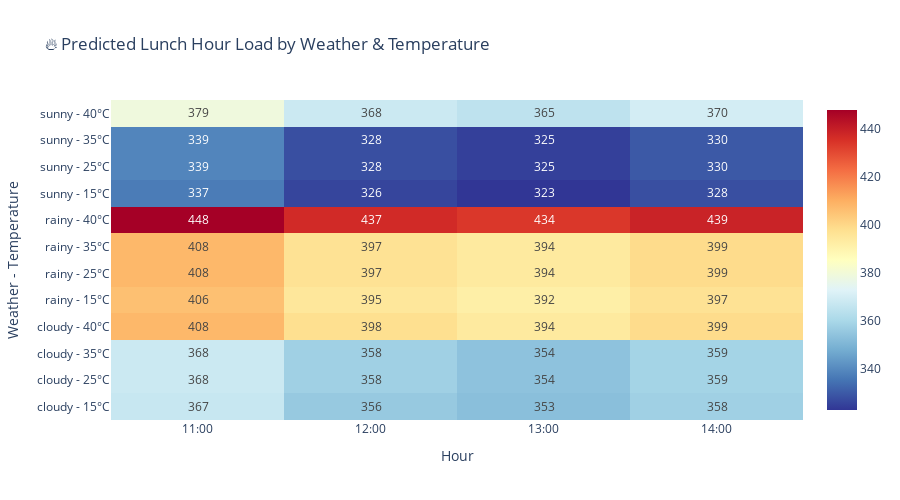

The cell this chart's notebook holds for it:
### Code cell
# Predict tomorrow's lunch hour loads for different weather scenarios
def predict_lunch_scenarios():
    """Predict lunch hour loads for different weather scenarios."""
    scenarios = []
    weather_conditions = ['sunny', 'cloudy', 'rainy']
    temperatures = [15, 25, 35, 40]  # Cold, Normal, Hot, Very Hot
    
    for weather in weather_conditions:
        for temp in temperatures:
            for hour in [11, 12, 13, 14]:  # Lunch hours
                features = {
                    'hour': hour,
                    'day_of_week': 2,  # Wednesday
                    'is_weekend': 0,
                    'is_lunch_hour': 1,
                    'temperature': temp,
                    'temp_squared': temp ** 2,
                    'is_hot': 1 if temp > 35 else 0,
                    'is_cold': 1 if temp < 15 else 0,
                    'hour_sin': np.sin(2 * np.pi * hour / 24),
                    'hour_cos': np.cos(2 * np.pi * hour / 24),
                    'weather_sunny': 1 if weather == 'sunny' else 0,
                    'weather_cloudy': 1 if weather == 'cloudy' else 0,
                    'weather_rainy': 1 if weather == 'rainy' else 0,
                }
                
                X_scenario = pd.DataFrame([features])[feature_cols]
                prediction = model.predict(X_scenario)[0]
                
                scenarios.append({
                    'Weather': weather,
                    'Temperature': f"{temp}°C",
                    'Hour': f"{hour}:00",
                    'Predicted Load': int(max(0, prediction))
                })
    
    return pd.DataFrame(scenarios)

# Generate predictions
scenario_df = predict_lunch_scenarios()

# Create heatmap of predictions
pivot_df = scenario_df.pivot_table(
    values='Predicted Load', 
    index=['Weather', 'Temperature'], 
    columns='Hour', 
    aggfunc='mean'
)

fig = go.Figure(data=go.Heatmap(
    z=pivot_df.values,
    x=pivot_df.columns,
    y=[f"{w} - {t}" for w, t in pivot_df.index],
    colorscale='RdYlBu_r',
    text=pivot_df.values.astype(int),
    texttemplate="%{text}",
    textfont={"size": 12},
    hoverongaps=False
))

fig.update_layout(
    title='🔥 Predicted Lunch Hour Load by Weather & Temperature',
    xaxis_title='Hour',
    yaxis_title='Weather - Temperature',
    height=500
)
fig.show()

print("\n📋 Scenario Predictions Summary:")
print(scenario_df.to_string(index=False))

### Figure 1 — Plotly figure (JSON) as saved in the notebook; plotly's stock layout.template omitted (floating-point values rounded to 4 significant figures)
{"data": [{"colorscale": [[0, "rgb(49,54,149)"], [0.1, "rgb(69,117,180)"], [0.2, "rgb(116,173,209)"], [0.3, "rgb(171,217,233)"], [0.4, "rgb(224,243,248)"], [0.5, "rgb(255,255,191)"], [0.6, "rgb(254,224,144)"], [0.7, "rgb(253,174,97)"], [0.8, "rgb(244,109,67)"], [0.9, "rgb(215,48,39)"], [1, "rgb(165,0,38)"]], "hoverongaps": false, "text": [[367, 356, 353, 358], [368, 358, 354, 359], [368, 358, 354, 359], [408, 398, 394, 399], [406, 395, 392, 397], [408, 397, 394, 399], [408, 397, 394, 399], [448, 437, 434, 439], [337, 326, 323, 328], [339, 328, 325, 330], [339, 328, 325, 330], [379, 368, 365, 370]], "textfont": {"size": 12}, "texttemplate": "%{text}", "type": "heatmap", "x": ["11:00", "12:00", "13:00", "14:00"], "y": ["cloudy - 15°C", "cloudy - 25°C", "cloudy - 35°C", "cloudy - 40°C", "rainy - 15°C", "rainy - 25°C", "rainy - 35°C", "rainy - 40°C", "sunny - 15°C", "sunny - 25°C", "sunny - 35°C", "sunny - 40°C"], "z": [[367.0, 356.0, 353.0, 358.0], [368.0, 358.0, 354.0, 359.0], [368.0, 358.0, 354.0, 359.0], [408.0, 398.0, 394.0, 399.0], [406.0, 395.0, 392.0, 397.0], [408.0, 397.0, 394.0, 399.0], [408.0, 397.0, 394.0, 399.0], [448.0, 437.0, 434.0, 439.0], [337.0, 326.0, 323.0, 328.0], [339.0, 328.0, 325.0, 330.0], [339.0, 328.0, 325.0, 330.0], [379.0, 368.0, 365.0, 370.0]]}], "layout": {"height": 500, "title": {"text": "🔥 Predicted Lunch Hour Load by Weather & Temperature"}, "xaxis": {"title": {"text": "Hour"}}, "yaxis": {"title": {"text": "Weather - Temperature"}}}}
